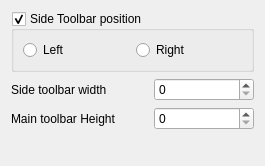
<?xml version="1.0" encoding="UTF-8"?>
<ui version="4.0">
 <class>LinesPreferencesWidget</class>
 <widget class="QWidget" name="LinesPreferencesWidget">
  <property name="geometry">
   <rect>
    <x>0</x>
    <y>0</y>
    <width>265</width>
    <height>166</height>
   </rect>
  </property>
  <property name="windowTitle">
   <string>Lines Preferences</string>
  </property>
  <layout class="QVBoxLayout" name="verticalLayout">
   <item>
    <widget class="QGroupBox" name="sideToolbarGroupBox">
     <property name="title">
      <string>Side Toolbar position</string>
     </property>
     <property name="checkable">
      <bool>true</bool>
     </property>
     <layout class="QHBoxLayout" name="horizontalLayout">
      <item>
       <widget class="QRadioButton" name="sideToolbarLeftRadioButton">
        <property name="text">
         <string>Left</string>
        </property>
        <attribute name="buttonGroup">
         <string notr="true">sideToolbarPositionbuttonGroup</string>
        </attribute>
       </widget>
      </item>
      <item>
       <widget class="QRadioButton" name="sideToolbarRightRadioButton">
        <property name="text">
         <string>Right</string>
        </property>
        <attribute name="buttonGroup">
         <string notr="true">sideToolbarPositionbuttonGroup</string>
        </attribute>
       </widget>
      </item>
     </layout>
    </widget>
   </item>
   <item>
    <layout class="QHBoxLayout" name="horizontalLayout_2">
     <item>
      <widget class="QLabel" name="label">
       <property name="text">
        <string>Side toolbar width</string>
       </property>
      </widget>
     </item>
     <item>
      <widget class="QSpinBox" name="sideToolbarWidthSpinBox">
       <property name="maximumSize">
        <size>
         <width>100</width>
         <height>16777215</height>
        </size>
       </property>
      </widget>
     </item>
    </layout>
   </item>
   <item>
    <layout class="QHBoxLayout" name="horizontalLayout_3">
     <item>
      <widget class="QLabel" name="label_2">
       <property name="text">
        <string>Main toolbar Height</string>
       </property>
      </widget>
     </item>
     <item>
      <widget class="QSpinBox" name="mainToolbarHeightSpinBox">
       <property name="maximumSize">
        <size>
         <width>100</width>
         <height>16777215</height>
        </size>
       </property>
      </widget>
     </item>
    </layout>
   </item>
   <item>
    <spacer name="verticalSpacer">
     <property name="orientation">
      <enum>Qt::Vertical</enum>
     </property>
     <property name="sizeHint" stdset="0">
      <size>
       <width>20</width>
       <height>2</height>
      </size>
     </property>
    </spacer>
   </item>
  </layout>
 </widget>
 <resources/>
 <connections/>
 <buttongroups>
  <buttongroup name="sideToolbarPositionbuttonGroup"/>
 </buttongroups>
</ui>
